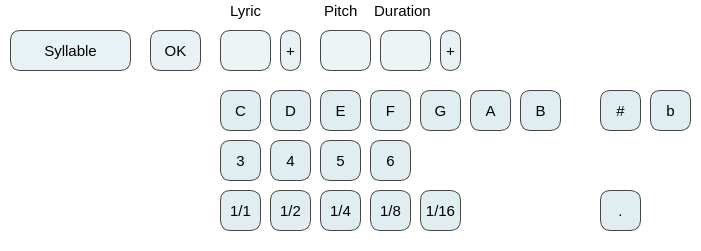
   <widget class="QFrame" name="syllableFrame">
    <property name="geometry">
     <rect>
      <x>460</x>
      <y>310</y>
      <width>701</width>
      <height>251</height>
     </rect>
    </property>
    <property name="styleSheet">
     <string notr="true">background: transparent;
</string>
    </property>
    <property name="frameShape">
     <enum>QFrame::StyledPanel</enum>
    </property>
    <property name="frameShadow">
     <enum>QFrame::Raised</enum>
    </property>
    <widget class="QToolButton" name="newSyllableBtn">
     <property name="geometry">
      <rect>
       <x>10</x>
       <y>30</y>
       <width>121</width>
       <height>41</height>
      </rect>
     </property>
     <property name="cursor">
      <cursorShape>PointingHandCursor</cursorShape>
     </property>
     <property name="styleSheet">
      <string notr="true">font: 63 8pt &quot;Yu Mincho Demibold&quot;;
font-size: 15px;
border: 0.5px solid rgb(70, 70, 70);
background: rgba(206, 227, 232, 120);
border-radius: 10px</string>
     </property>
     <property name="text">
      <string>Syllable</string>
     </property>
    </widget>
    <widget class="QToolButton" name="newSyllableOKBtn">
     <property name="geometry">
      <rect>
       <x>150</x>
       <y>30</y>
       <width>51</width>
       <height>41</height>
      </rect>
     </property>
     <property name="cursor">
      <cursorShape>PointingHandCursor</cursorShape>
     </property>
     <property name="styleSheet">
      <string notr="true">font: 63 8pt &quot;Yu Mincho Demibold&quot;;
font-size: 15px;
border: 0.5px solid rgb(70, 70, 70);
background: rgba(206, 227, 232, 120);
border-radius: 10px</string>
     </property>
     <property name="text">
      <string>OK</string>
     </property>
    </widget>
    <widget class="QLineEdit" name="syllableLyric">
     <property name="geometry">
      <rect>
       <x>220</x>
       <y>30</y>
       <width>51</width>
       <height>41</height>
      </rect>
     </property>
     <property name="styleSheet">
      <string notr="true">font: 63 8pt &quot;Yu Mincho Demibold&quot;;
font-size: 15px;
border: 0.5px solid rgb(70, 70, 70);
background: rgba(206, 227, 232, 100);
border-radius: 10px</string>
     </property>
     <property name="text">
      <string/>
     </property>
    </widget>
    <widget class="QToolButton" name="syllableDottedBtn">
     <property name="geometry">
      <rect>
       <x>600</x>
       <y>190</y>
       <width>41</width>
       <height>41</height>
      </rect>
     </property>
     <property name="cursor">
      <cursorShape>PointingHandCursor</cursorShape>
     </property>
     <property name="styleSheet">
      <string notr="true">font: 63 8pt &quot;Yu Mincho Demibold&quot;;
font-size: 15px;
border: 0.5px solid rgb(70, 70, 70);
background: rgba(206, 227, 232, 160);
border-radius: 10px</string>
     </property>
     <property name="text">
      <string>.</string>
     </property>
    </widget>
    <widget class="QToolButton" name="sharpBtn">
     <property name="geometry">
      <rect>
       <x>600</x>
       <y>90</y>
       <width>41</width>
       <height>41</height>
      </rect>
     </property>
     <property name="cursor">
      <cursorShape>PointingHandCursor</cursorShape>
     </property>
     <property name="styleSheet">
      <string notr="true">font: 63 8pt &quot;Yu Mincho Demibold&quot;;
font-size: 15px;
border: 0.5px solid rgb(70, 70, 70);
background: rgba(206, 227, 232, 160);
border-radius: 10px</string>
     </property>
     <property name="text">
      <string>#</string>
     </property>
    </widget>
    <widget class="QToolButton" name="flatBtn">
     <property name="geometry">
      <rect>
       <x>650</x>
       <y>90</y>
       <width>41</width>
       <height>41</height>
      </rect>
     </property>
     <property name="cursor">
      <cursorShape>PointingHandCursor</cursorShape>
     </property>
     <property name="styleSheet">
      <string notr="true">font: 63 8pt &quot;Yu Mincho Demibold&quot;;
font-size: 15px;
border: 0.5px solid rgb(70, 70, 70);
background: rgba(206, 227, 232, 160);
border-radius: 10px</string>
     </property>
     <property name="text">
      <string>b</string>
     </property>
    </widget>
    <widget class="QToolButton" name="syllableDur16Btn">
     <property name="geometry">
      <rect>
       <x>420</x>
       <y>190</y>
       <width>41</width>
       <height>41</height>
      </rect>
     </property>
     <property name="cursor">
      <cursorShape>PointingHandCursor</cursorShape>
     </property>
     <property name="styleSheet">
      <string notr="true">font: 63 8pt &quot;Yu Mincho Demibold&quot;;
font-size: 15px;
border: 0.5px solid rgb(70, 70, 70);
background: rgba(206, 227, 232, 160);
border-radius: 10px</string>
     </property>
     <property name="text">
      <string>1/16</string>
     </property>
    </widget>
    <widget class="QToolButton" name="syllableDur8Btn">
     <property name="geometry">
      <rect>
       <x>370</x>
       <y>190</y>
       <width>41</width>
       <height>41</height>
      </rect>
     </property>
     <property name="cursor">
      <cursorShape>PointingHandCursor</cursorShape>
     </property>
     <property name="styleSheet">
      <string notr="true">font: 63 8pt &quot;Yu Mincho Demibold&quot;;
font-size: 15px;
border: 0.5px solid rgb(70, 70, 70);
background: rgba(206, 227, 232, 160);
border-radius: 10px</string>
     </property>
     <property name="text">
      <string>1/8</string>
     </property>
    </widget>
    <widget class="QToolButton" name="syllableDur4Btn">
     <property name="geometry">
      <rect>
       <x>320</x>
       <y>190</y>
       <width>41</width>
       <height>41</height>
      </rect>
     </property>
     <property name="cursor">
      <cursorShape>PointingHandCursor</cursorShape>
     </property>
     <property name="styleSheet">
      <string notr="true">font: 63 8pt &quot;Yu Mincho Demibold&quot;;
font-size: 15px;
border: 0.5px solid rgb(70, 70, 70);
background: rgba(206, 227, 232, 160);
border-radius: 10px</string>
     </property>
     <property name="text">
      <string>1/4</string>
     </property>
    </widget>
    <widget class="QToolButton" name="syllableDur2Btn">
     <property name="geometry">
      <rect>
       <x>270</x>
       <y>190</y>
       <width>41</width>
       <height>41</height>
      </rect>
     </property>
     <property name="cursor">
      <cursorShape>PointingHandCursor</cursorShape>
     </property>
     <property name="styleSheet">
      <string notr="true">font: 63 8pt &quot;Yu Mincho Demibold&quot;;
font-size: 15px;
border: 0.5px solid rgb(70, 70, 70);
background: rgba(206, 227, 232, 160);
border-radius: 10px</string>
     </property>
     <property name="text">
      <string>1/2</string>
     </property>
    </widget>
    <widget class="QToolButton" name="syllableDur1Btn">
     <property name="geometry">
      <rect>
       <x>220</x>
       <y>190</y>
       <width>41</width>
       <height>41</height>
      </rect>
     </property>
     <property name="cursor">
      <cursorShape>PointingHandCursor</cursorShape>
     </property>
     <property name="styleSheet">
      <string notr="true">font: 63 8pt &quot;Yu Mincho Demibold&quot;;
font-size: 15px;
border: 0.5px solid rgb(70, 70, 70);
background: rgba(206, 227, 232, 160);
border-radius: 10px</string>
     </property>
     <property name="text">
      <string>1/1</string>
     </property>
    </widget>
    <widget class="QToolButton" name="octave3Btn">
     <property name="geometry">
      <rect>
       <x>220</x>
       <y>140</y>
       <width>41</width>
       <height>41</height>
      </rect>
     </property>
     <property name="cursor">
      <cursorShape>PointingHandCursor</cursorShape>
     </property>
     <property name="styleSheet">
      <string notr="true">font: 63 8pt &quot;Yu Mincho Demibold&quot;;
font-size: 15px;
border: 0.5px solid rgb(70, 70, 70);
background: rgba(206, 227, 232, 160);
border-radius: 10px</string>
     </property>
     <property name="text">
      <string>3</string>
     </property>
    </widget>
    <widget class="QToolButton" name="octave4Btn">
     <property name="geometry">
      <rect>
       <x>270</x>
       <y>140</y>
       <width>41</width>
       <height>41</height>
      </rect>
     </property>
     <property name="cursor">
      <cursorShape>PointingHandCursor</cursorShape>
     </property>
     <property name="styleSheet">
      <string notr="true">font: 63 8pt &quot;Yu Mincho Demibold&quot;;
font-size: 15px;
border: 0.5px solid rgb(70, 70, 70);
background: rgba(206, 227, 232, 160);
border-radius: 10px</string>
     </property>
     <property name="text">
      <string>4</string>
     </property>
    </widget>
    <widget class="QToolButton" name="octave5Btn">
     <property name="enabled">
      <bool>true</bool>
     </property>
     <property name="geometry">
      <rect>
       <x>320</x>
       <y>140</y>
       <width>41</width>
       <height>41</height>
      </rect>
     </property>
     <property name="cursor">
      <cursorShape>PointingHandCursor</cursorShape>
     </property>
     <property name="styleSheet">
      <string notr="true">font: 63 8pt &quot;Yu Mincho Demibold&quot;;
font-size: 15px;
border: 0.5px solid rgb(70, 70, 70);
background: rgba(206, 227, 232, 160);
border-radius: 10px</string>
     </property>
     <property name="text">
      <string>5</string>
     </property>
    </widget>
    <widget class="QToolButton" name="octave6Btn">
     <property name="geometry">
      <rect>
       <x>370</x>
       <y>140</y>
       <width>41</width>
       <height>41</height>
      </rect>
     </property>
     <property name="cursor">
      <cursorShape>PointingHandCursor</cursorShape>
     </property>
     <property name="styleSheet">
      <string notr="true">font: 63 8pt &quot;Yu Mincho Demibold&quot;;
font-size: 15px;
border: 0.5px solid rgb(70, 70, 70);
background: rgba(206, 227, 232, 160);
border-radius: 10px</string>
     </property>
     <property name="text">
      <string>6</string>
     </property>
    </widget>
    <widget class="QToolButton" name="CBtn">
     <property name="geometry">
      <rect>
       <x>220</x>
       <y>90</y>
       <width>41</width>
       <height>41</height>
      </rect>
     </property>
     <property name="cursor">
      <cursorShape>PointingHandCursor</cursorShape>
     </property>
     <property name="styleSheet">
      <string notr="true">font: 63 8pt &quot;Yu Mincho Demibold&quot;;
font-size: 15px;
border: 0.5px solid rgb(70, 70, 70);
background: rgba(206, 227, 232, 160);
border-radius: 10px</string>
     </property>
     <property name="text">
      <string>C</string>
     </property>
    </widget>
    <widget class="QToolButton" name="DBtn">
     <property name="geometry">
      <rect>
       <x>270</x>
       <y>90</y>
       <width>41</width>
       <height>41</height>
      </rect>
     </property>
     <property name="cursor">
      <cursorShape>PointingHandCursor</cursorShape>
     </property>
     <property name="styleSheet">
      <string notr="true">font: 63 8pt &quot;Yu Mincho Demibold&quot;;
font-size: 15px;
border: 0.5px solid rgb(70, 70, 70);
background: rgba(206, 227, 232, 160);
border-radius: 10px</string>
     </property>
     <property name="text">
      <string>D</string>
     </property>
    </widget>
    <widget class="QToolButton" name="EBtn">
     <property name="geometry">
      <rect>
       <x>320</x>
       <y>90</y>
       <width>41</width>
       <height>41</height>
      </rect>
     </property>
     <property name="cursor">
      <cursorShape>PointingHandCursor</cursorShape>
     </property>
     <property name="styleSheet">
      <string notr="true">font: 63 8pt &quot;Yu Mincho Demibold&quot;;
font-size: 15px;
border: 0.5px solid rgb(70, 70, 70);
background: rgba(206, 227, 232, 160);
border-radius: 10px</string>
     </property>
     <property name="text">
      <string>E</string>
     </property>
    </widget>
    <widget class="QToolButton" name="FBtn">
     <property name="geometry">
      <rect>
       <x>370</x>
       <y>90</y>
       <width>41</width>
       <height>41</height>
      </rect>
     </property>
     <property name="cursor">
      <cursorShape>PointingHandCursor</cursorShape>
     </property>
     <property name="styleSheet">
      <string notr="true">font: 63 8pt &quot;Yu Mincho Demibold&quot;;
font-size: 15px;
border: 0.5px solid rgb(70, 70, 70);
background: rgba(206, 227, 232, 160);
border-radius: 10px</string>
     </property>
     <property name="text">
      <string>F</string>
     </property>
    </widget>
    <widget class="QToolButton" name="GBtn">
     <property name="geometry">
      <rect>
       <x>420</x>
       <y>90</y>
       <width>41</width>
       <height>41</height>
      </rect>
     </property>
     <property name="cursor">
      <cursorShape>PointingHandCursor</cursorShape>
     </property>
     <property name="styleSheet">
      <string notr="true">font: 63 8pt &quot;Yu Mincho Demibold&quot;;
font-size: 15px;
border: 0.5px solid rgb(70, 70, 70);
background: rgba(206, 227, 232, 160);
border-radius: 10px</string>
     </property>
     <property name="text">
      <string>G</string>
     </property>
    </widget>
    <widget class="QToolButton" name="ABtn">
     <property name="geometry">
      <rect>
       <x>470</x>
       <y>90</y>
       <width>41</width>
       <height>41</height>
      </rect>
     </property>
     <property name="cursor">
      <cursorShape>PointingHandCursor</cursorShape>
     </property>
     <property name="styleSheet">
      <string notr="true">font: 63 8pt &quot;Yu Mincho Demibold&quot;;
font-size: 15px;
border: 0.5px solid rgb(70, 70, 70);
background: rgba(206, 227, 232, 160);
border-radius: 10px</string>
     </property>
     <property name="text">
      <string>A</string>
     </property>
    </widget>
    <widget class="QToolButton" name="BBtn">
     <property name="geometry">
      <rect>
       <x>520</x>
       <y>90</y>
       <width>41</width>
       <height>41</height>
      </rect>
     </property>
     <property name="cursor">
      <cursorShape>PointingHandCursor</cursorShape>
     </property>
     <property name="styleSheet">
      <string notr="true">font: 63 8pt &quot;Yu Mincho Demibold&quot;;
font-size: 15px;
border: 0.5px solid rgb(70, 70, 70);
background: rgba(206, 227, 232, 160);
border-radius: 10px</string>
     </property>
     <property name="text">
      <string>B</string>
     </property>
    </widget>
    <widget class="QLineEdit" name="syllableDuration">
     <property name="geometry">
      <rect>
       <x>380</x>
       <y>30</y>
       <width>51</width>
       <height>41</height>
      </rect>
     </property>
     <property name="styleSheet">
      <string notr="true">font: 63 8pt &quot;Yu Mincho Demibold&quot;;
font-size: 15px;
border: 0.5px solid rgb(70, 70, 70);
background: rgba(206, 227, 232, 100);
border-radius: 10px</string>
     </property>
     <property name="text">
      <string/>
     </property>
    </widget>
    <widget class="QLabel" name="syllDurationLabel">
     <property name="geometry">
      <rect>
       <x>370</x>
       <y>0</y>
       <width>71</width>
       <height>21</height>
      </rect>
     </property>
     <property name="styleSheet">
      <string notr="true">font: 63 8pt &quot;Yu Mincho Demibold&quot;;
font-size: 15px;</string>
     </property>
     <property name="text">
      <string> Duration</string>
     </property>
    </widget>
    <widget class="QToolButton" name="addSyllableNoteBtn">
     <property name="geometry">
      <rect>
       <x>440</x>
       <y>30</y>
       <width>21</width>
       <height>41</height>
      </rect>
     </property>
     <property name="cursor">
      <cursorShape>PointingHandCursor</cursorShape>
     </property>
     <property name="styleSheet">
      <string notr="true">font: 63 8pt &quot;Yu Mincho Demibold&quot;;
font-size: 15px;
border: 0.5px solid rgb(70, 70, 70);
background: rgba(206, 227, 232, 120);
border-radius: 10px</string>
     </property>
     <property name="text">
      <string>+</string>
     </property>
    </widget>
    <widget class="QLineEdit" name="syllablePitch">
     <property name="geometry">
      <rect>
       <x>320</x>
       <y>30</y>
       <width>51</width>
       <height>41</height>
      </rect>
     </property>
     <property name="styleSheet">
      <string notr="true">font: 63 8pt &quot;Yu Mincho Demibold&quot;;
font-size: 15px;
border: 0.5px solid rgb(70, 70, 70);
background: rgba(206, 227, 232, 100);
border-radius: 10px</string>
     </property>
     <property name="text">
      <string/>
     </property>
    </widget>
    <widget class="QLabel" name="pitchLabel">
     <property name="geometry">
      <rect>
       <x>320</x>
       <y>0</y>
       <width>41</width>
       <height>21</height>
      </rect>
     </property>
     <property name="styleSheet">
      <string notr="true">font: 63 8pt &quot;Yu Mincho Demibold&quot;;
font-size: 15px;</string>
     </property>
     <property name="text">
      <string> Pitch</string>
     </property>
    </widget>
    <widget class="QToolButton" name="addSyllableLyricBtn">
     <property name="geometry">
      <rect>
       <x>280</x>
       <y>30</y>
       <width>21</width>
       <height>41</height>
      </rect>
     </property>
     <property name="cursor">
      <cursorShape>PointingHandCursor</cursorShape>
     </property>
     <property name="styleSheet">
      <string notr="true">font: 63 8pt &quot;Yu Mincho Demibold&quot;;
font-size: 15px;
border: 0.5px solid rgb(70, 70, 70);
background: rgba(206, 227, 232, 120);
border-radius: 10px</string>
     </property>
     <property name="text">
      <string>+</string>
     </property>
    </widget>
    <widget class="QLabel" name="lyricLabel">
     <property name="geometry">
      <rect>
       <x>230</x>
       <y>0</y>
       <width>41</width>
       <height>21</height>
      </rect>
     </property>
     <property name="styleSheet">
      <string notr="true">font: 63 8pt &quot;Yu Mincho Demibold&quot;;
font-size: 15px;</string>
     </property>
     <property name="text">
      <string>Lyric</string>
     </property>
    </widget>
   </widget>
